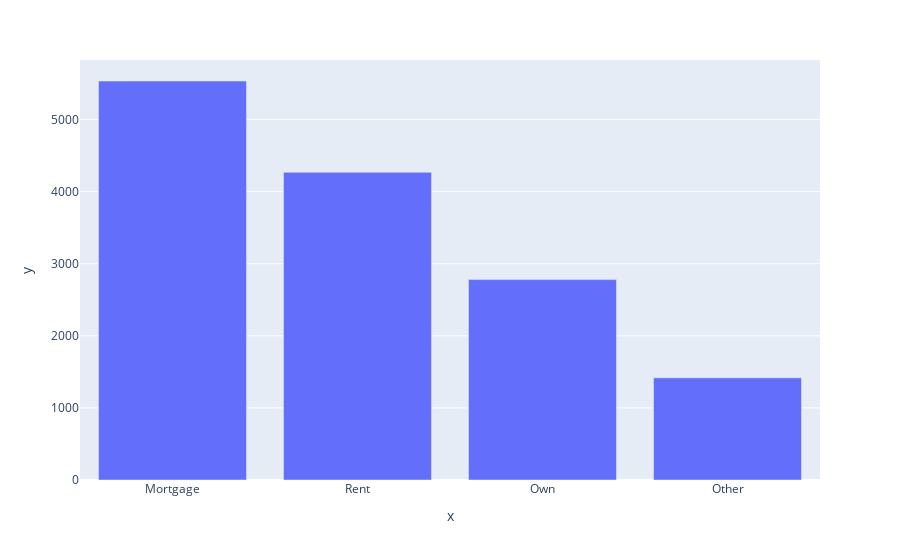

The notebook cell saved with this chart:
### Code cell
employee_status=train["HomeOwnershipStatus"].value_counts()
labels=employee_status.index
values=employee_status.values
fig = px.bar(x=labels,y=values)
fig.show()

### Figure 1 — Plotly figure (JSON) as saved in the notebook; plotly's stock layout.template omitted (floating-point values rounded to 4 significant figures)
{"data": [{"alignmentgroup": "True", "hovertemplate": "x=%{x}<br>y=%{y}<extra></extra>", "legendgroup": "", "marker": {"color": "#636efa", "pattern": {"shape": ""}}, "name": "", "offsetgroup": "", "orientation": "v", "showlegend": false, "textposition": "auto", "type": "bar", "x": ["Mortgage", "Rent", "Own", "Other"], "xaxis": "x", "y": [5535, 4268, 2780, 1417], "yaxis": "y"}], "layout": {"barmode": "relative", "legend": {"tracegroupgap": 0}, "margin": {"t": 60}, "xaxis": {"anchor": "y", "domain": [0, 1], "title": {"text": "x"}}, "yaxis": {"anchor": "x", "domain": [0, 1], "title": {"text": "y"}}}}
